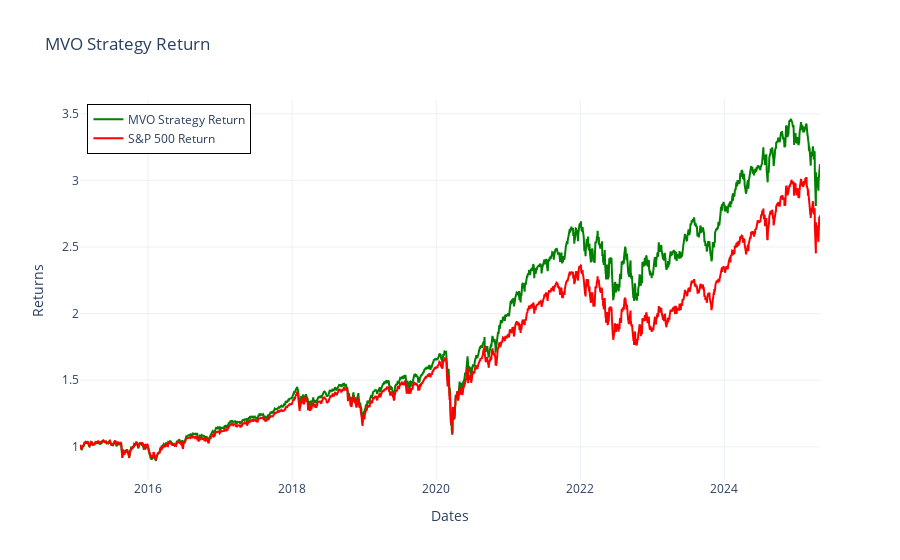

Notebook code cell kept with this figure:
### Code cell
plot_chart_with_SP500(portfolio_df=MVO_performance_df['CumulativeStrategyReturns'],
                      chart_title=f"MVO Strategy Return")

### Figure 1 — Plotly figure (JSON) as saved in the notebook; plotly's stock layout.template omitted (floating-point values rounded to 4 significant figures; data arrays with more than 128 entries replaced by an {"elided": "..."} marker saying what was removed)
{"data": [{"line": {"color": "green"}, "mode": "lines", "name": "MVO Strategy Return", "type": "scatter", "x": {"elided": "2582 str values"}, "y": {"elided": "2582 float values"}}, {"line": {"color": "red"}, "mode": "lines", "name": "S&P 500 Return", "type": "scatter", "x": {"elided": "2583 str values"}, "y": {"elided": "2583 float values"}}], "layout": {"legend": {"bordercolor": "Black", "borderwidth": 1, "x": 0.01, "y": 0.99}, "title": {"text": "MVO Strategy Return"}, "xaxis": {"anchor": "y", "domain": [0, 1], "title": {"text": "Dates"}}, "yaxis": {"anchor": "x", "domain": [0, 1], "title": {"text": "Returns"}}}}
